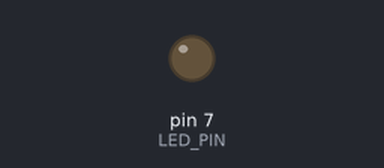
A sketch run on a simulated Arduino Uno, built with avr-gcc and run on an emulated ATmega328P. On the bench: output pins drawn as LEDs (lit = HIGH). Dashed ring = blinking. At 2.2 s the program stops and its outputs stay as they are.

Above: at 0.5 s.
At 1.95 s:
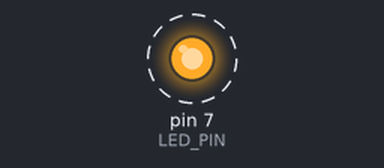
Timing chart, 0 to 3.0 s (numbered marks = the images above):
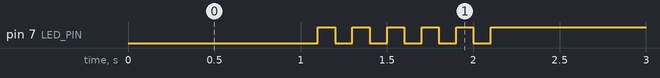

Measured:
- by itself, pin 7 (LED_PIN): alternates HIGH for 0.10 s and LOW for 0.10 s, 11 changes in all, then stays HIGH

The sketch:

05_practice_2.ino
```cpp
#define LED_PIN 7

void setup() {
  pinMode(LED_PIN, OUTPUT);
}

void loop() {
  digitalWrite(LED_PIN, LOW);
  delay(1000);

  for (int i = 0; i < 6; i++) {
    digitalWrite(LED_PIN, LOW);
    delay(100);
    digitalWrite(LED_PIN, HIGH);
    delay(100);
  }

  digitalWrite(LED_PIN, HIGH);

  while (1) {
  }
}
```
